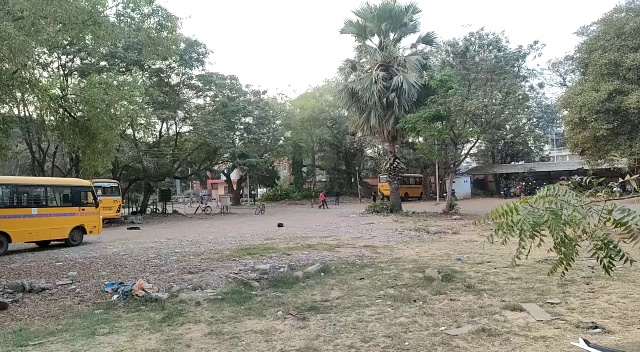
#> input picture images/major project/panoramaImage_openCV_pyhthon/Images/1/image1.jpg, 640 x 352 px; its folder holds 3 pictures in this run
$ python main3.py
#> lines starting #> are read from the running program, lines starting #| are printed output that depends on the picture
from __future__ import print_function
import cv2
import os
import numpy as np

mainfolder = 'Images'
myFolders = os.listdir(mainfolder)
print(myFolders)

for folder in myFolders:
    path = mainfolder +'/'+folder
    print(path)
    images=[]
    myList = os.listdir(path)
    print(f"total no of image detected {len(myList)}")
    for imgN in myList:
        dim=(1024,768)
        imagepath = path+'/'+imgN
        print(imagepath)
        image = cv2.imread(imagepath,cv2.IMREAD_COLOR)
#> image is the input picture: shape (352, 640, 3); mean B, G, R 126.4, 138.9, 137.8
        image = cv2.resize(image,dim,interpolation=cv2.INTER_AREA)
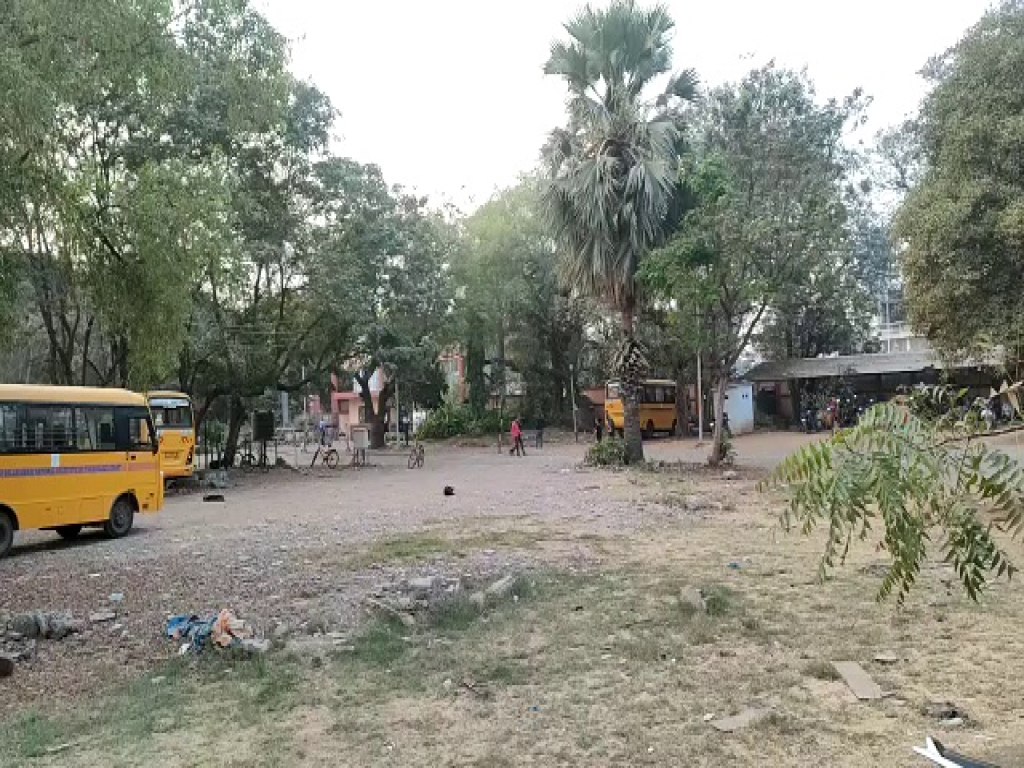
#> image: shape (768, 1024, 3); mean B, G, R 126.4, 138.8, 137.7
        images.append(image)


    stitcher = cv2.Stitcher.create()
    ret,pano = stitcher.stitch(images)
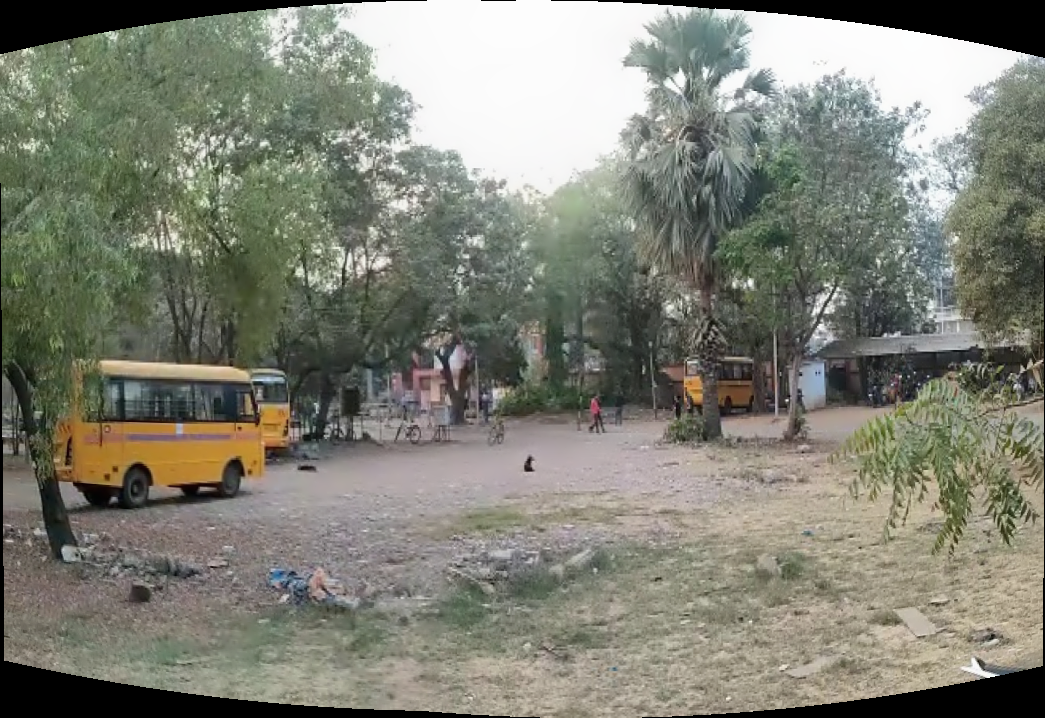
#> pano: shape (718, 1045, 3); mean of channels 0, 1, 2 116.8, 128.8, 127.7; drawn as B, G, R
    print(pano.shape[0])
#| 718
    print(pano.shape[1])
#| 1045
    #height = img.shape[0]
    #width = img.shape[1]
    pano = pano[100:pano.shape[0]-100,300:pano.shape[1]-300]
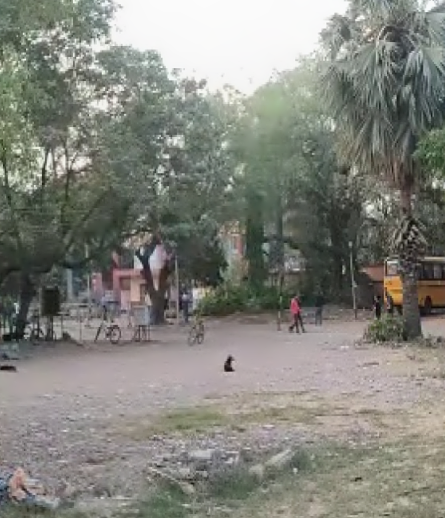
#> pano: shape (518, 445, 3); mean of channels 0, 1, 2 124.3, 131.7, 130.9; drawn as B, G, R


    for alpha in np.arange(0.5,1,0.1)[::-1]:
        overlay = pano.copy()
        output1 = pano.copy()

        cv2.rectangle(overlay,(433,464),(937,526),(191,165,143),-1)
        #cv2.putText(overlay,"hello".format(alpha),(10,30),cv2.FONT_HERSHEY_SIMPLEX,1.0,(58,79,122),3)

        cv2.addWeighted(overlay,alpha,output1,1-alpha,0,output1)
        #print("alpha={},beta={}".format(alpha,1-alpha))

    for alpha in np.arange(0.8,1,0.1)[::-1]:
        overlay = output1.copy()
        outputFinal = output1.copy()

        cv2.putText(overlay,"Hello".format(alpha),(10,30),cv2.FONT_HERSHEY_SIMPLEX,1.0,(71,38,10),3)

        cv2.addWeighted(overlay,alpha,outputFinal,1-alpha,0,outputFinal)
        #print("alpha={},beta={}".format(alpha,1-alpha))


        if ret==cv2.STITCHER_OK:
            print("panorama generated")
            cv2.imshow(folder,outputFinal)
            cv2.waitKey(10)
        else:
            print("Error during Stitching")
#> this loop made 2 passes
#> pass 1, `cv2.imshow(folder,outputFinal)`:
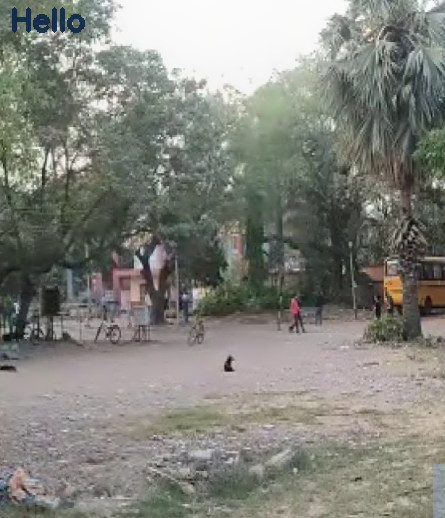
#> window '1': shape (518, 445, 3); mean B, G, R 124.2, 131.4, 130.5
#> pass 2 of the loop `for folder in myFolders:`:
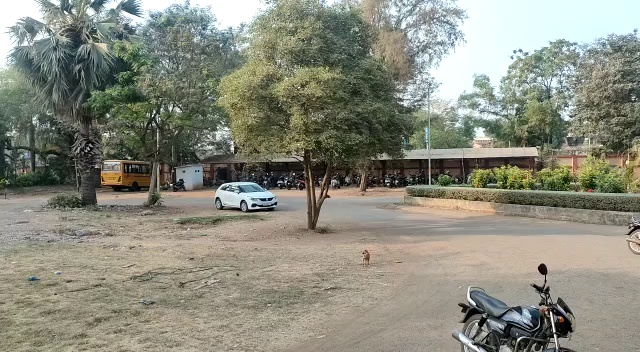
#> input picture images/major project/panoramaImage_openCV_pyhthon/Images/2/image1.jpg, 640 x 352 px
#> image is the input picture: shape (352, 640, 3); mean B, G, R 125, 138.4, 137.8
#> `image = cv2.resize(image,dim,interpolation=cv2.INTER_AREA)`:
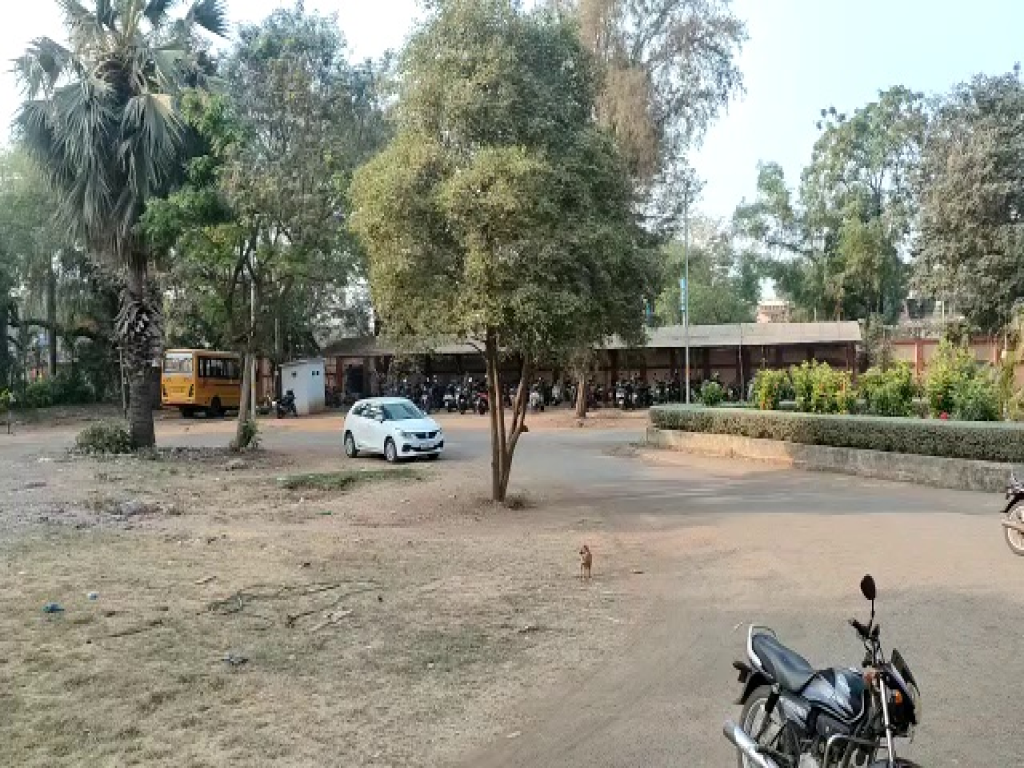
#> image: shape (768, 1024, 3); mean B, G, R 124.9, 138.4, 137.7
#> (the run stopped early here; a loop or call above may not have finished)
